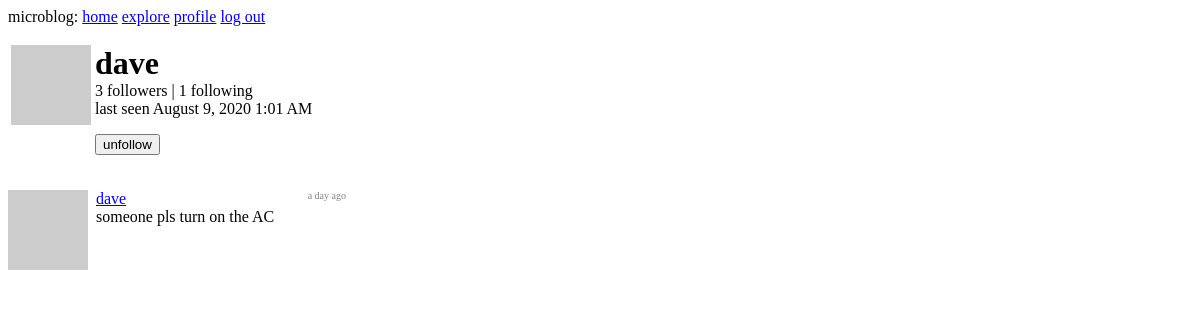
The app's page /user/dave (signed in), older data.
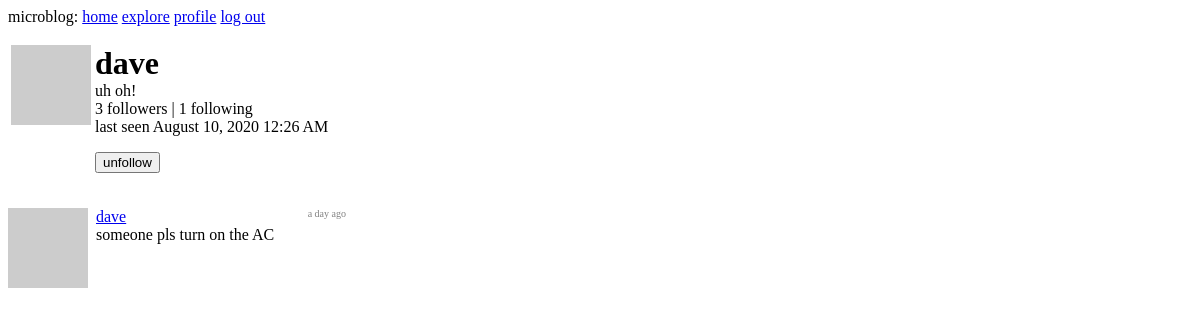
The same page, newer data.
### app/models.py (models this page shows, shortened)
class User(UserMixin, db.Model):
    id = db.Column(db.Integer, primary_key=True)
    username = db.Column(db.String(64), index=True, unique=True)
    email = db.Column(db.String(120), index=True, unique=True)
    pw_hash = db.Column(db.String(128))
    about_me = db.Column(db.String(140))
    following = db.relationship(
        'User',
        secondary=follows,
        primaryjoin=(follows.c.follower_id == id),
        secondaryjoin=(follows.c.followed_id == id),
        backref=db.backref('followers', lazy='dynamic'),
        lazy='dynamic'
    )
    last_seen = db.Column(db.DateTime, default=datetime.utcnow)
    posts = db.relationship('Post', backref='author', lazy='dynamic')
    def avatar(self, size):
        digest = md5(self.email.lower().encode('utf-8')).hexdigest()
        return 'https://www.gravatar.com/avatar/{}?d=identicon&s={}'.format(digest, size)
    def is_following(self, user):
        return self.following.filter(
            follows.c.followed_id == user.id
        ).count() > 0

class Post(db.Model):
    id = db.Column(db.Integer, primary_key=True)
    body = db.Column(db.String(140))
    timestamp = db.Column(db.DateTime, index=True, default=datetime.utcnow)
    user_id = db.Column(db.Integer, db.ForeignKey('user.id'))

### app/routes.py (the view)
@app.route('/user/<username>')
@login_required
def user(username):
    _user = User.query.filter_by(username=username).first_or_404()
    page = request.args.get('page', 1, type=int)
    posts = _user.posts.order_by(
        Post.timestamp.desc()
    ).paginate(
        page, app.config['POSTS_PER_PAGE'], False
    )
    next_url = url_for('user', username=_user.username, page=posts.next_num) \
        if posts.has_next else None
    prev_url = url_for('user', username=_user.username, page=posts.prev_num) \
        if posts.has_prev else None
    form = EmptyForm()
    return render_template(
        'user.html',
        user=_user,
        posts=posts.items,
        next_url=next_url,
        prev_url=prev_url,
        form=form
    )

### app/forms.py
class EmptyForm(FlaskForm):
    submit = SubmitField('save')

### app/models.py (called while the page is built)
@login.user_loader
def load_user(user_id):
    return User.query.get(int(user_id))

### app/routes.py (called while the page is built)
@app.before_request
def before_request():
    if current_user.is_authenticated:
        current_user.last_seen = datetime.utcnow()
        db.session.commit()

### app/templates/user.html (shortened to what this page needs)
{% extends "base.html" %}
{% block content %}
  <table style="margin-bottom: 16px;">
    <tr valign="top">
      <td><img src="{{ user.avatar(128) }}"></td>
      <td>
        <h1 style="margin: 0;">{{ user.username }}</h1>
        {% if user.about_me %}
          <p style="margin: 0;">{{ user.about_me }}</p>
        {% endif %}
        <p style="margin: 0;">
          {{ user.followers.count() }} followers |
          {{ user.following.count() }} following
        </p>
        <p style="margin: 0;">
          last seen {{ moment(user.last_seen).format('LLL') }}
        </p>
        {% if user == current_user %}
          <p><a href="{{ url_for('edit_profile') }}">edit profile</a></p>
        {% else %}
        <p>
            <form action="{{ url_for('unfollow', username=user.username) }}" method="post">
              {{ form.submit(value='unfollow') }}
            </form>
          </p>
        {% endif %}
      </td>
    </tr>
  </table>
  {% for post in posts %}
    {% include '_post.html' %}
  {% endfor %}
{% endblock %}

### app/templates/base.html (shortened to what this page needs)
<html>
  <head>
  </head>
  <body>
    <div style="margin-bottom: 16px;">
      microblog:
      <a href="{{ url_for('index') }}">home</a>
      {% if current_user.is_anonymous %}
        <a href="{{ url_for('login') }}">log in</a>
      {% else %}
        <a href="{{ url_for('explore') }}">explore</a>
        <a href="{{ url_for('user', username=current_user.username) }}">profile</a>
        <a href="{{ url_for('logout') }}">log out</a>
      {% endif %}
    </div>
    {% block content %}{% endblock %}
  </body>
</html>

### app/templates/_post.html
<div style="display: flex; margin-bottom: 8px;">
  <div style="margin-right: 8px;"><img src="{{ post.author.avatar(36) }}"></div>
  <div style="display: flex; flex-direction: column; width: 250px;">
    <div style="display: flex; justify-content: space-between;">
      <a href="{{ url_for('user', username=post.author.username) }}">
        {{ post.author.username }}
      </a>
      <div style="color: gray; font-size: 10px;">
        {{ moment(post.timestamp).fromNow() }}
      </div>
    </div>
    <div>{{ post.body }}</div>
  </div>
</div>

Row changes from the older to the newer data that the page shows:
changed User "dave": about_me (not shown) → "uh oh!"; last_seen "August 9, 2020 1:01 AM" → "August 10, 2020 12:26 AM"
